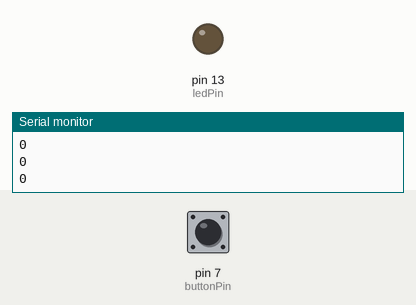
Simulated run of this sketch. Board: Arduino Uno, built with avr-gcc and run on an emulated ATmega328P. On the bench: output pins drawn as LEDs (lit = HIGH), the last lines printed to the serial monitor. The inputs (shaded band) are chosen by the test bench; at power-on: pin 7 (buttonPin) LOW.

Above: at 2.8 s.
2.9 s: pin 7 (buttonPin) pulled HIGH for 1.2 s
At 3.5 s:
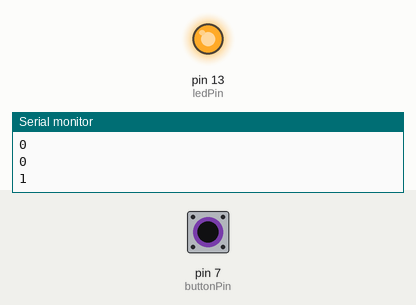
6.5 s: pin 7 (buttonPin) pulled HIGH for 3.2 s
At 11.3 s:
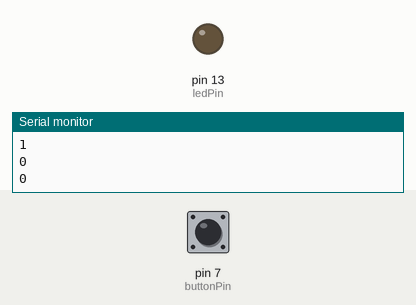
Timing chart, 0 to 12.8 s (numbered marks = the images above; inputs shaded):
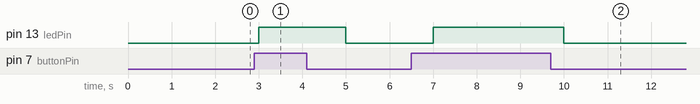

The sketch:

push_button.ino
```cpp
int buttonPin=7;
int ledPin=13;

void setup(){
  	Serial.begin(9600);
	pinMode(ledPin,OUTPUT);
  	pinMode(buttonPin,INPUT);
}

void loop(){
  int buttonState=digitalRead(buttonPin);
  digitalWrite(ledPin,buttonState);
  Serial.println(buttonState);
  delay(1000);
}
```

Measured:
- after the input at 2.9 s, pin 13 (ledPin): LOW → HIGH after 0.10 s, → LOW 2.0 s later
- after the input at 6.5 s, pin 13 (ledPin): LOW → HIGH after 0.50 s, → LOW 3.0 s later
